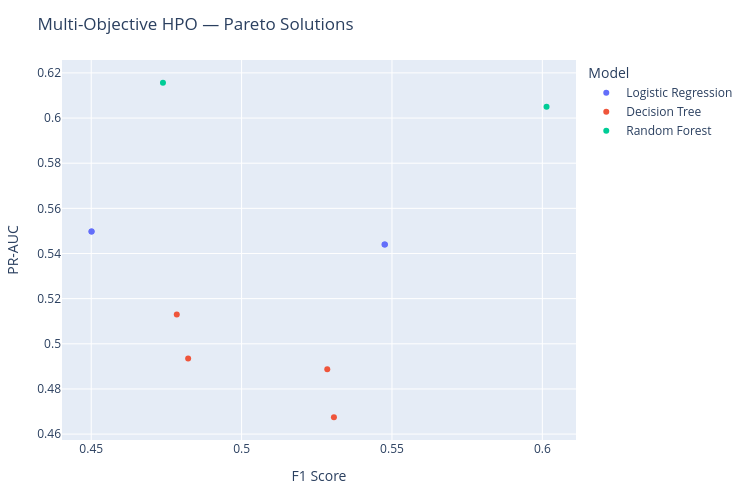

Notebook code for this chart:
### Code cell
fig = px.scatter(
    pareto_results_df,
    x="F1",
    y="PR_AUC",
    color="Model",
    hover_data=["Trial"],
    title="Multi-Objective HPO — Pareto Solutions",
    labels={
        "F1": "F1 Score",
        "PR_AUC": "PR-AUC",
        "Model": "Model"
    }
)

fig.update_layout(
    width=750,
    height=500,
    margin=dict(
        l=60,
        r=30,
        t=60,
        b=60
    )
)

fig.show()

### Figure 1 — Plotly figure (JSON) as saved in the notebook; plotly's stock layout.template omitted (floating-point values rounded to 4 significant figures)
{"data": [{"customdata": [[2], [6], [7], [13]], "hovertemplate": "Model=Logistic Regression<br>F1 Score=%{x}<br>PR-AUC=%{y}<br>Trial=%{customdata[0]}<extra></extra>", "legendgroup": "Logistic Regression", "marker": {"color": "#636efa", "symbol": "circle"}, "mode": "markers", "name": "Logistic Regression", "orientation": "v", "showlegend": true, "type": "scatter", "x": [0.4501, 0.5477, 0.5475, 0.4501], "xaxis": "x", "y": [0.5497, 0.544, 0.544, 0.5497], "yaxis": "y"}, {"customdata": [[3], [12], [18], [19]], "hovertemplate": "Model=Decision Tree<br>F1 Score=%{x}<br>PR-AUC=%{y}<br>Trial=%{customdata[0]}<extra></extra>", "legendgroup": "Decision Tree", "marker": {"color": "#EF553B", "symbol": "circle"}, "mode": "markers", "name": "Decision Tree", "orientation": "v", "showlegend": true, "type": "scatter", "x": [0.4822, 0.4784, 0.5285, 0.5307], "xaxis": "x", "y": [0.4934, 0.513, 0.4887, 0.4675], "yaxis": "y"}, {"customdata": [[15], [17]], "hovertemplate": "Model=Random Forest<br>F1 Score=%{x}<br>PR-AUC=%{y}<br>Trial=%{customdata[0]}<extra></extra>", "legendgroup": "Random Forest", "marker": {"color": "#00cc96", "symbol": "circle"}, "mode": "markers", "name": "Random Forest", "orientation": "v", "showlegend": true, "type": "scatter", "x": [0.4738, 0.6014], "xaxis": "x", "y": [0.6156, 0.605], "yaxis": "y"}], "layout": {"height": 500, "legend": {"title": {"text": "Model"}, "tracegroupgap": 0}, "margin": {"b": 60, "l": 60, "r": 30, "t": 60}, "title": {"text": "Multi-Objective HPO — Pareto Solutions"}, "width": 750, "xaxis": {"anchor": "y", "domain": [0, 1], "title": {"text": "F1 Score"}}, "yaxis": {"anchor": "x", "domain": [0, 1], "title": {"text": "PR-AUC"}}}}
